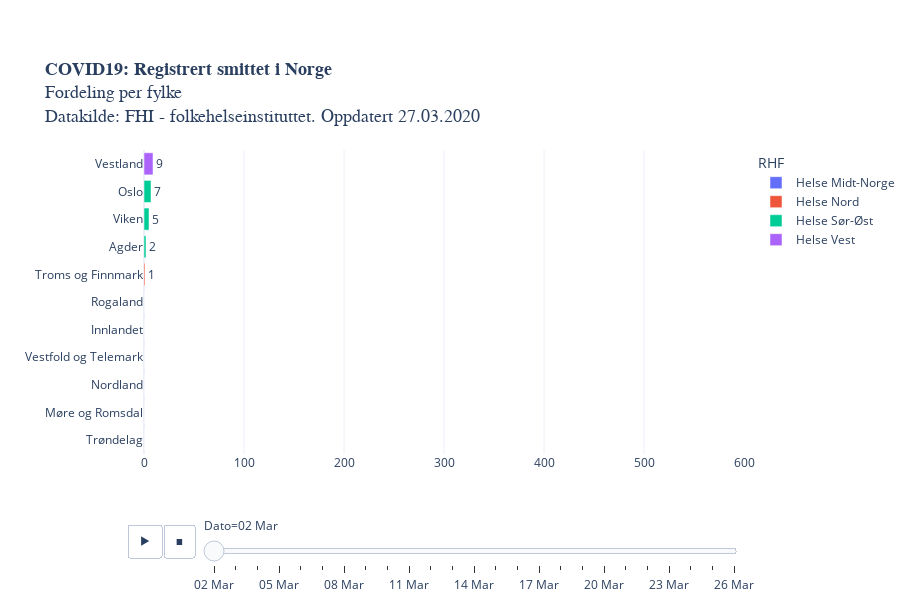

Notebook cell for this chart:
### Code cell
legend = [i for i in vekst["RHF"].unique()]
legend.sort()

fig = px.bar(melted, 
             x='Registrerte smittede', y='Fylke', animation_frame="variable",
             animation_group="Fylke",
             orientation='h',
             category_orders={"RHF": legend},
             labels = {"Veksttakt": "daglig vekst (%)", "variable": "Dato"},
             color='RHF',
             text="Registrerte smittede",
             height=600,
             title = "<b>COVID19: Registrert smittet i Norge</b><br>Fordeling per fylke<br>Datakilde: FHI - folkehelseinstituttet. Oppdatert " +datetime.today().strftime('%d.%m.%Y'),
             template = "plotly_white",
             range_x=[0,600]
                 ).update_yaxes(categoryorder="total ascending")

fig.layout.coloraxis.showscale = False

fig.update_layout(
    yaxis=dict(
        separatethousands=True,
        categoryorder = 'total ascending',
        title_text="",
        fixedrange=True,
    ), xaxis=dict(fixedrange=True,
                 title_text=""),
    title_font=dict(family="Helvetica", size=18),
        margin=dict(b=150)) #bottom margin

fig.update_layout(autosize=True,
    margin=dict(l=100, r=100, t=150, b=0),
    paper_bgcolor='rgba(0, 0, 0, 0)'
    #plot_bgcolor='rgb(248, 248, 255)'    
                 )

#plotly.offline.plot(fig, filename='COVID19_fylkesutvikling_animation.html')
#py.plot(fig, filename='COVID19_fylkesutvikling_animation.html', auto_open=False)
fig.show()

### Figure 1 — Plotly figure (JSON) as saved in the notebook; plotly's stock layout.template omitted (floating-point values rounded to 4 significant figures)
{"data": [{"alignmentgroup": "True", "hoverlabel": {"namelength": 0}, "hovertemplate": "RHF=Helse Midt-Norge<br>Dato=02 Mar<br>Registrerte smittede=%{text}<br>Fylke=%{y}", "ids": ["Trøndelag", "Møre og Romsdal"], "legendgroup": "Helse Midt-Norge", "marker": {"color": "#636efa"}, "name": "Helse Midt-Norge", "offsetgroup": "Helse Midt-Norge", "orientation": "h", "showlegend": true, "text": [0, 0], "textposition": "auto", "type": "bar", "x": [0, 0], "xaxis": "x", "y": ["Trøndelag", "Møre og Romsdal"], "yaxis": "y"}, {"alignmentgroup": "True", "hoverlabel": {"namelength": 0}, "hovertemplate": "RHF=Helse Nord<br>Dato=02 Mar<br>Registrerte smittede=%{text}<br>Fylke=%{y}", "ids": ["Nordland", "Troms og Finnmark"], "legendgroup": "Helse Nord", "marker": {"color": "#EF553B"}, "name": "Helse Nord", "offsetgroup": "Helse Nord", "orientation": "h", "showlegend": true, "text": [0, 1], "textposition": "auto", "type": "bar", "x": [0, 1], "xaxis": "x", "y": ["Nordland", "Troms og Finnmark"], "yaxis": "y"}, {"alignmentgroup": "True", "hoverlabel": {"namelength": 0}, "hovertemplate": "RHF=Helse Sør-Øst<br>Dato=02 Mar<br>Registrerte smittede=%{text}<br>Fylke=%{y}", "ids": ["Agder", "Oslo", "Vestfold og Telemark", "Innlandet", "Viken"], "legendgroup": "Helse Sør-Øst", "marker": {"color": "#00cc96"}, "name": "Helse Sør-Øst", "offsetgroup": "Helse Sør-Øst", "orientation": "h", "showlegend": true, "text": [2, 7, 0, 0, 5], "textposition": "auto", "type": "bar", "x": [2, 7, 0, 0, 5], "xaxis": "x", "y": ["Agder", "Oslo", "Vestfold og Telemark", "Innlandet", "Viken"], "yaxis": "y"}, {"alignmentgroup": "True", "hoverlabel": {"namelength": 0}, "hovertemplate": "RHF=Helse Vest<br>Dato=02 Mar<br>Registrerte smittede=%{text}<br>Fylke=%{y}", "ids": ["Vestland", "Rogaland"], "legendgroup": "Helse Vest", "marker": {"color": "#ab63fa"}, "name": "Helse Vest", "offsetgroup": "Helse Vest", "orientation": "h", "showlegend": true, "text": [9, 0], "textposition": "auto", "type": "bar", "x": [9, 0], "xaxis": "x", "y": ["Vestland", "Rogaland"], "yaxis": "y"}], "layout": {"autosize": true, "barmode": "relative", "coloraxis": {"showscale": false}, "height": 600, "legend": {"title": {"text": "RHF"}, "tracegroupgap": 0}, "margin": {"b": 0, "l": 100, "r": 100, "t": 150}, "paper_bgcolor": "rgba(0, 0, 0, 0)", "sliders": [{"active": 0, "currentvalue": {"prefix": "Dato="}, "len": 0.9, "pad": {"b": 10, "t": 60}, "steps": [{"args": [["02 Mar"], {"frame": {"duration": 0, "redraw": true}, "fromcurrent": true, "mode": "immediate", "transition": {"duration": 0, "easing": "linear"}}], "label": "02 Mar", "method": "animate"}, {"args": [["03 Mar"], {"frame": {"duration": 0, "redraw": true}, "fromcurrent": true, "mode": "immediate", "transition": {"duration": 0, "easing": "linear"}}], "label": "03 Mar", "method": "animate"}, {"args": [["04 Mar"], {"frame": {"duration": 0, "redraw": true}, "fromcurrent": true, "mode": "immediate", "transition": {"duration": 0, "easing": "linear"}}], "label": "04 Mar", "method": "animate"}, {"args": [["05 Mar"], {"frame": {"duration": 0, "redraw": true}, "fromcurrent": true, "mode": "immediate", "transition": {"duration": 0, "easing": "linear"}}], "label": "05 Mar", "method": "animate"}, {"args": [["06 Mar"], {"frame": {"duration": 0, "redraw": true}, "fromcurrent": true, "mode": "immediate", "transition": {"duration": 0, "easing": "linear"}}], "label": "06 Mar", "method": "animate"}, {"args": [["07 Mar"], {"frame": {"duration": 0, "redraw": true}, "fromcurrent": true, "mode": "immediate", "transition": {"duration": 0, "easing": "linear"}}], "label": "07 Mar", "method": "animate"}, {"args": [["08 Mar"], {"frame": {"duration": 0, "redraw": true}, "fromcurrent": true, "mode": "immediate", "transition": {"duration": 0, "easing": "linear"}}], "label": "08 Mar", "method": "animate"}, {"args": [["09 Mar"], {"frame": {"duration": 0, "redraw": true}, "fromcurrent": true, "mode": "immediate", "transition": {"duration": 0, "easing": "linear"}}], "label": "09 Mar", "method": "animate"}, {"args": [["10 Mar"], {"frame": {"duration": 0, "redraw": true}, "fromcurrent": true, "mode": "immediate", "transition": {"duration": 0, "easing": "linear"}}], "label": "10 Mar", "method": "animate"}, {"args": [["11 Mar"], {"frame": {"duration": 0, "redraw": true}, "fromcurrent": true, "mode": "immediate", "transition": {"duration": 0, "easing": "linear"}}], "label": "11 Mar", "method": "animate"}, {"args": [["12 Mar"], {"frame": {"duration": 0, "redraw": true}, "fromcurrent": true, "mode": "immediate", "transition": {"duration": 0, "easing": "linear"}}], "label": "12 Mar", "method": "animate"}, {"args": [["13 Mar"], {"frame": {"duration": 0, "redraw": true}, "fromcurrent": true, "mode": "immediate", "transition": {"duration": 0, "easing": "linear"}}], "label": "13 Mar", "method": "animate"}, {"args": [["14 Mar"], {"frame": {"duration": 0, "redraw": true}, "fromcurrent": true, "mode": "immediate", "transition": {"duration": 0, "easing": "linear"}}], "label": "14 Mar", "method": "animate"}, {"args": [["15 Mar"], {"frame": {"duration": 0, "redraw": true}, "fromcurrent": true, "mode": "immediate", "transition": {"duration": 0, "easing": "linear"}}], "label": "15 Mar", "method": "animate"}, {"args": [["16 Mar"], {"frame": {"duration": 0, "redraw": true}, "fromcurrent": true, "mode": "immediate", "transition": {"duration": 0, "easing": "linear"}}], "label": "16 Mar", "method": "animate"}, {"args": [["17 Mar"], {"frame": {"duration": 0, "redraw": true}, "fromcurrent": true, "mode": "immediate", "transition": {"duration": 0, "easing": "linear"}}], "label": "17 Mar", "method": "animate"}, {"args": [["18 Mar"], {"frame": {"duration": 0, "redraw": true}, "fromcurrent": true, "mode": "immediate", "transition": {"duration": 0, "easing": "linear"}}], "label": "18 Mar", "method": "animate"}, {"args": [["19 Mar"], {"frame": {"duration": 0, "redraw": true}, "fromcurrent": true, "mode": "immediate", "transition": {"duration": 0, "easing": "linear"}}], "label": "19 Mar", "method": "animate"}, {"args": [["20 Mar"], {"frame": {"duration": 0, "redraw": true}, "fromcurrent": true, "mode": "immediate", "transition": {"duration": 0, "easing": "linear"}}], "label": "20 Mar", "method": "animate"}, {"args": [["21 Mar"], {"frame": {"duration": 0, "redraw": true}, "fromcurrent": true, "mode": "immediate", "transition": {"duration": 0, "easing": "linear"}}], "label": "21 Mar", "method": "animate"}, {"args": [["22 Mar"], {"frame": {"duration": 0, "redraw": true}, "fromcurrent": true, "mode": "immediate", "transition": {"duration": 0, "easing": "linear"}}], "label": "22 Mar", "method": "animate"}, {"args": [["23 Mar"], {"frame": {"duration": 0, "redraw": true}, "fromcurrent": true, "mode": "immediate", "transition": {"duration": 0, "easing": "linear"}}], "label": "23 Mar", "method": "animate"}, {"args": [["24 Mar"], {"frame": {"duration": 0, "redraw": true}, "fromcurrent": true, "mode": "immediate", "transition": {"duration": 0, "easing": "linear"}}], "label": "24 Mar", "method": "animate"}, {"args": [["25 Mar"], {"frame": {"duration": 0, "redraw": true}, "fromcurrent": true, "mode": "immediate", "transition": {"duration": 0, "easing": "linear"}}], "label": "25 Mar", "method": "animate"}, {"args": [["26 Mar"], {"frame": {"duration": 0, "redraw": true}, "fromcurrent": true, "mode": "immediate", "transition": {"duration": 0, "easing": "linear"}}], "label": "26 Mar", "method": "animate"}], "x": 0.1, "xanchor": "left", "y": 0, "yanchor": "top"}], "title": {"font": {"family": "Helvetica", "size": 18}, "text": "<b>COVID19: Registrert smittet i Norge</b><br>Fordeling per fylke<br>Datakilde: FHI - folkehelseinstituttet. Oppdatert 27.03.2020"}, "updatemenus": [{"buttons": [{"args": [null, {"frame": {"duration": 500, "redraw": true}, "fromcurrent": true, "mode": "immediate", "transition": {"duration": 500, "easing": "linear"}}], "label": "&#9654;", "method": "animate"}, {"args": [[null], {"frame": {"duration": 0, "redraw": true}, "fromcurrent": true, "mode": "immediate", "transition": {"duration": 0, "easing": "linear"}}], "label": "&#9724;", "method": "animate"}], "direction": "left", "pad": {"r": 10, "t": 70}, "showactive": false, "type": "buttons", "x": 0.1, "xanchor": "right", "y": 0, "yanchor": "top"}], "xaxis": {"anchor": "y", "domain": [0, 1], "fixedrange": true, "range": [0, 600], "title": {"text": ""}}, "yaxis": {"anchor": "x", "categoryorder": "total ascending", "domain": [0, 1], "fixedrange": true, "separatethousands": true, "title": {"text": ""}}}}
